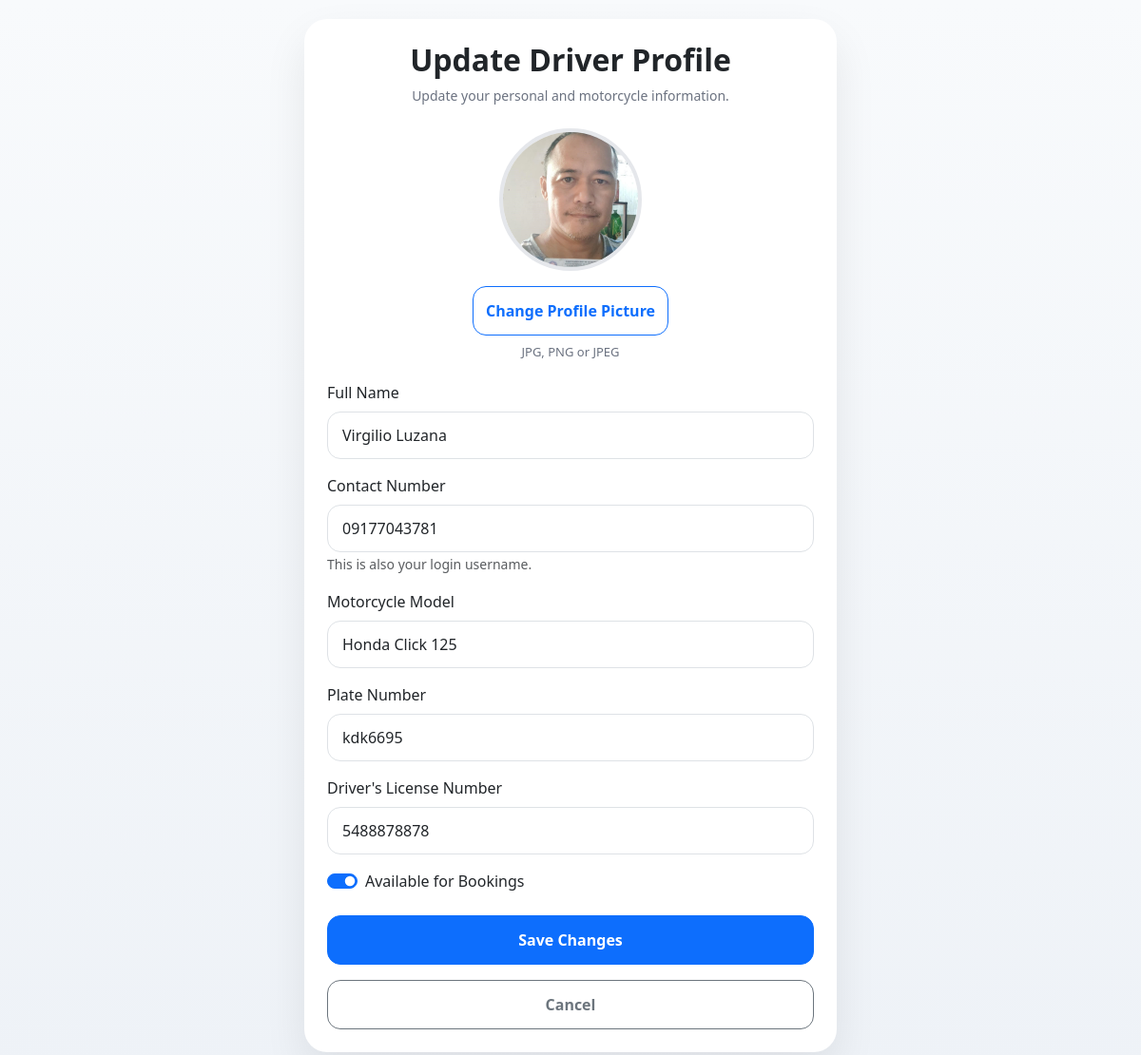
The page /driver/profile/update/ (signed in) on the database its author committed.
### booking/models.py (models this page shows, shortened)
class DriverProfile(models.Model):
    user = models.OneToOneField(
        User,
        on_delete=models.CASCADE,
        related_name="driver_profile"
    )
    full_name = models.CharField(max_length=100)
    contact_number = models.CharField(
        max_length=20,
        unique=True
    )
    profile_picture = models.ImageField(storage=MediaCloudinaryStorage(), upload_to='habal/', blank=False, null=False)
    motorcycle_model = models.CharField(max_length=100)
    plate_number = models.CharField(max_length=30)
    license_number = models.CharField(
        max_length=50,
        blank=True,
        null=True
    )
    is_available = models.BooleanField(default=True)
    is_approved = models.BooleanField(default=False)
    created_at = models.DateTimeField(auto_now_add=True)

### booking/views.py (the view, shortened to what this page needs)
# urls.py: path("driver/profile/update/", views.driver_profile_update, name="driver_profile_update"),
@login_required(login_url="driver_login")
def driver_profile_update(request):
    if not hasattr(request.user, "driver_profile"):
        return redirect("driver_login")
    driver = request.user.driver_profile
    return render(request, "booking/driver_profile_update.html", {
        "driver": driver
    })

### booking/templates/booking/driver_profile_update.html (shortened to what this page needs)
<!DOCTYPE html>
<html>
<head>
    <link
        href="https://cdn.jsdelivr.net/npm/bootstrap@5.3.2/dist/css/bootstrap.min.css"
        rel="stylesheet">
</head>
<body>
<div class="profile-wrapper">
<div class="card profile-card p-4">
    <div class="text-center mb-4">
        <h2 class="page-title">
            Update Driver Profile
        </h2>
        <div class="page-subtitle">
            Update your personal and motorcycle information.
        </div>
    </div>
    <form
        method="POST"
        enctype="multipart/form-data">
        <div class="upload-box">
            {% if driver.profile_picture %}
                <img
                    src="{{ driver.profile_picture.url }}"
                    id="preview"
                    class="profile-preview">
            {% else %}
                <img
                    src="https://cdn-icons-png.flaticon.com/512/149/149071.png"
                    id="preview"
                    class="profile-preview">
            {% endif %}
            <label class="btn btn-outline-primary mt-3">
                Change Profile Picture
            </label>
            <div class="camera-text mt-2">
                JPG, PNG or JPEG
            </div>
        </div>
        <div class="mb-3">
            <label class="form-label">
                Full Name
            </label>
            <input
                type="text"
                name="full_name"
                class="form-control"
                value="{{ driver.full_name }}"
                required>
        </div>
        <div class="mb-3">
            <label class="form-label">
                Contact Number
            </label>
            <input
                type="text"
                name="contact_number"
                class="form-control"
                value="{{ driver.contact_number }}"
                required>
            <small class="text-muted">
                This is also your login username.
            </small>
        </div>
        <div class="mb-3">
            <label class="form-label">
                Motorcycle Model
            </label>
            <input
                type="text"
                name="motorcycle_model"
                class="form-control"
                value="{{ driver.motorcycle_model }}"
                required>
        </div>
        <div class="mb-3">
            <label class="form-label">
                Plate Number
            </label>
            <input
                type="text"
                name="plate_number"
                class="form-control"
                value="{{ driver.plate_number }}"
                required>
        </div>
        <div class="mb-3">
            <label class="form-label">
                Driver's License Number
            </label>
            <input
                type="text"
                name="license_number"
                class="form-control"
                value="{{ driver.license_number }}">
        </div>
        <div class="form-check form-switch mb-4">
            <input
                class="form-check-input"
                type="checkbox"
                id="available"
                name="is_available"
                {% if driver.is_available %}checked{% endif %}>
            <label
                class="form-check-label"
                for="available">
                Available for Bookings
            </label>
        </div>
        <button
            class="btn btn-primary w-100">
            Save Changes
        </button>
        <a
            href="{% url 'dashboard' %}"
            class="btn btn-outline-secondary w-100 mt-3">
            Cancel
        </a>
    </form>
</div>
</div>
</body>
</html>

### booking/templates/booking/driver_profile_update.html (style rules this page uses)
body { background:linear-gradient(180deg,#f8fafc,#eef2f7); font-family:system-ui,-apple-system,BlinkMacSystemFont,"Segoe UI",sans-serif; }
.profile-wrapper { max-width:600px; margin:auto; padding:20px; }
.profile-card { border:none; border-radius:24px; box-shadow:0 20px 45px rgba(0,0,0,.08); }
.page-title { font-weight:900; }
.page-subtitle { color:#6b7280; font-size:14px; }
.form-control { border-radius:14px; padding:12px 15px; }
.btn { border-radius:14px; padding:13px; font-weight:700; }
.profile-preview { width:150px; height:150px; object-fit:cover; border-radius:50%; border:4px solid #e5e7eb; display:block; margin:auto; background:#f3f4f6; }
.upload-box { text-align:center; margin-bottom:20px; }
.camera-text { font-size:13px; color:#6b7280; }

### rows shown on the page
DriverProfile: profile_picture (picture), full_name "Virgilio Luzana", contact_number "09177043781", motorcycle_model "Honda Click 125", plate_number "kdk6695", license_number "5488878878", is_available "☑"
